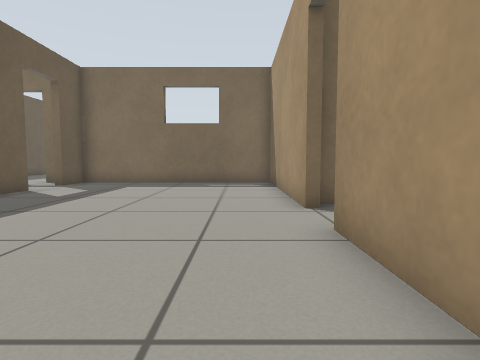
[1] (above)

19 first-person views from a walk through a robot-simulator world made for Gazebo. The camera is 0.5 m above the floor, tilts 4° down and sees 80° across. The floor is counted in squares, 0.5 m on a side. Each view is taken from the middle of a square. On the plan, view 1 faces up. The plan holds only what a view shows up to about 11 squares ahead; the rest is blank.

[2]
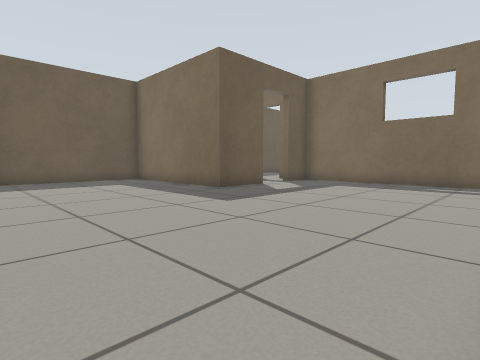

[3]
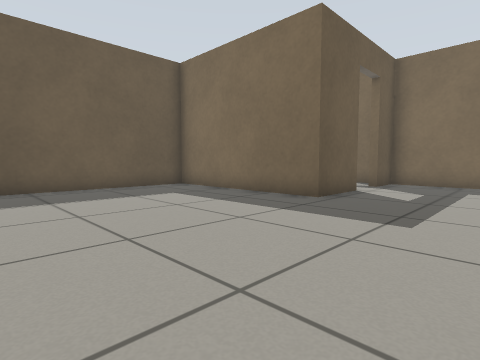

[4]
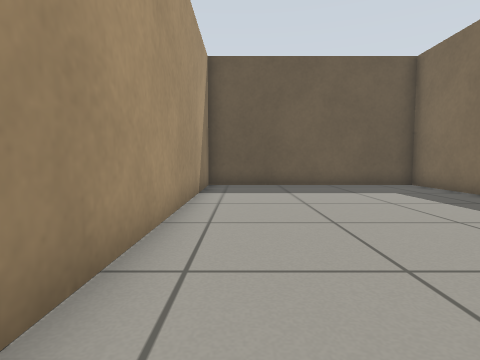

[5]
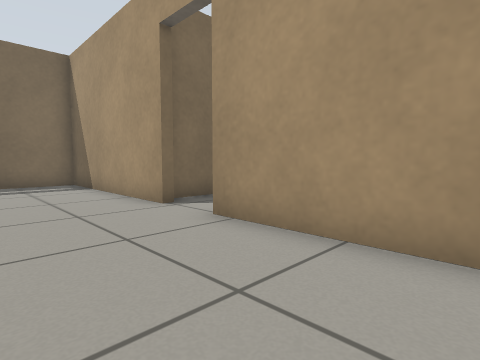

[6]
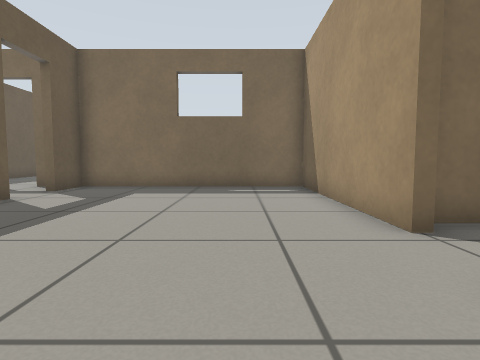

[7]
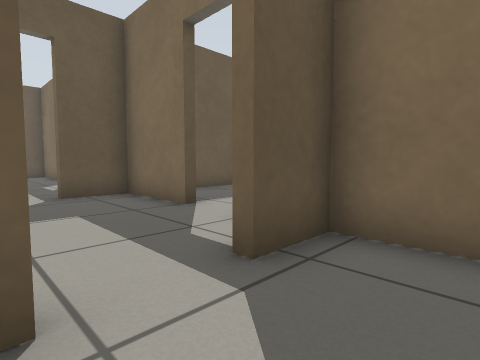

[8]
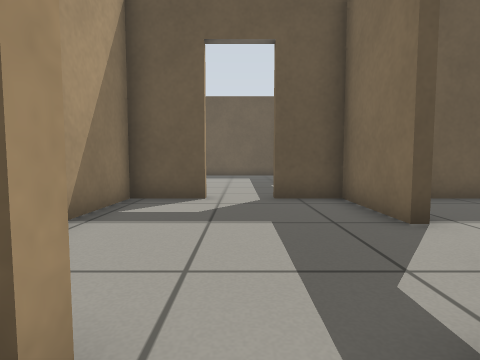

[9]
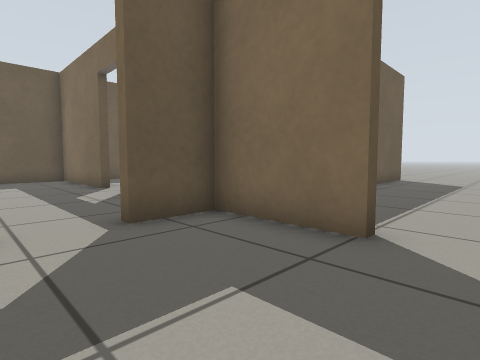

[10]
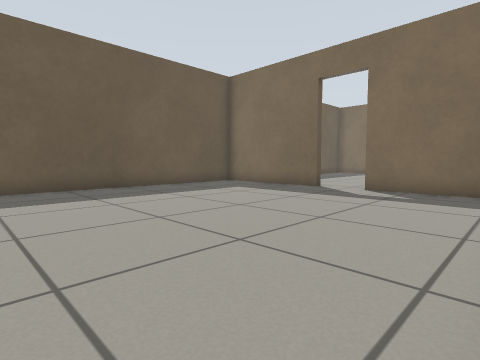

[11]
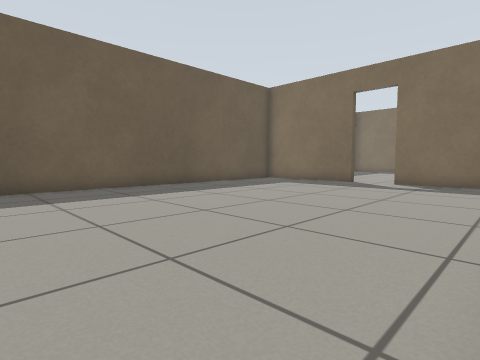

[12]
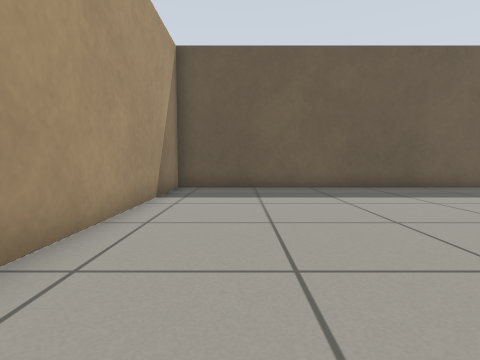

[13]
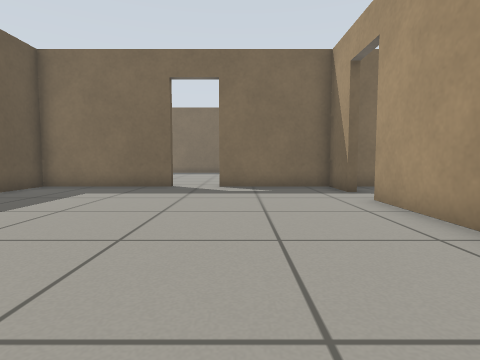

[14]
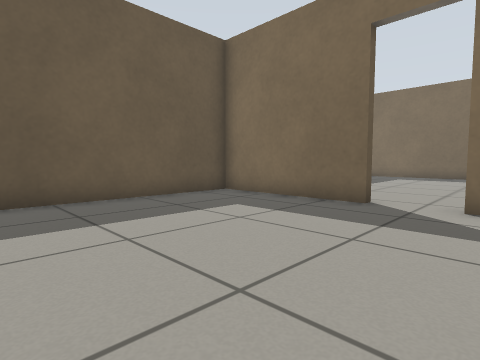

[15]
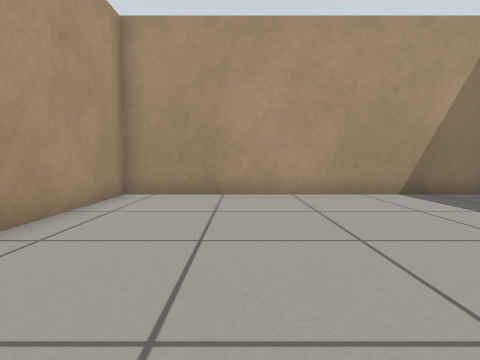

[16]
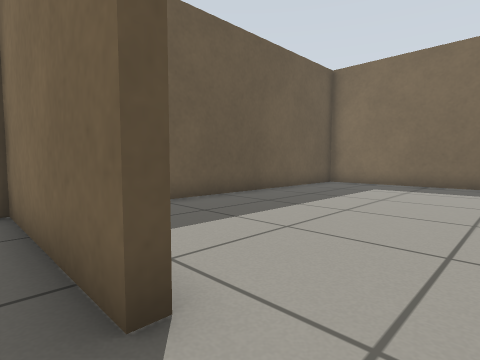

[17]
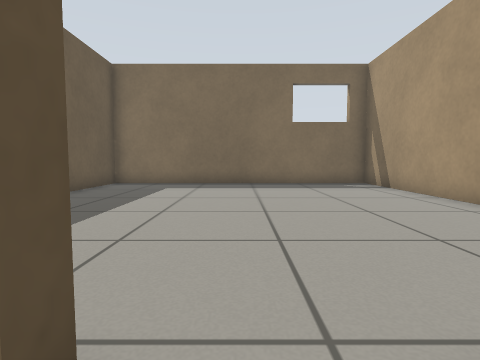

[18]
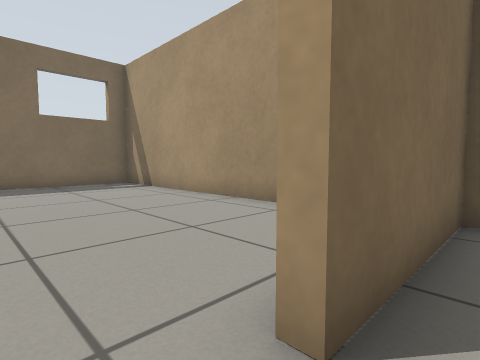

[19]
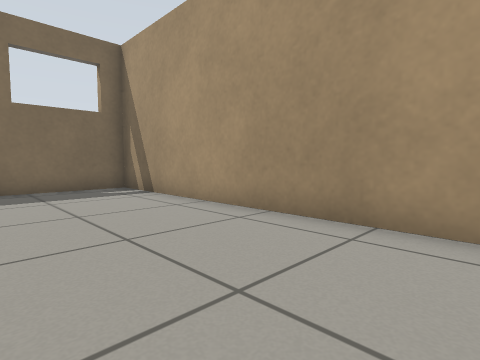

### Floor plan
Ten units are one square. View 1 is at (0, 0); x grows to the right and y downward. Boxes are objects, and circles mark ways between rooms. Rooms are numbered by the first view taken in them; rooms with no view inside come last. Other rooms are left out.
<svg viewBox="-248 -247 268 264">
<path fill="none" stroke="#000" d="M-69 -94 -69 -69 -133 -69M14 -59 14 -127 -69 -127 -69 -110M14 -3 14 -41M-133 -55 -133 -9M-131 12 -34 12M-104 -127 -133 -127 -133 -109M-133 -91 -133 -72 -106 -72M-136 -59 -136 -91M-195 -127 -243 -127 -243 12 -136 12 -136 -31M-136 -109 -136 -127 -179 -127M-243 -233 -243 -158M-136 -142 -136 -242 -216 -242"/>
<circle cx="-70" cy="-105" r="3" fill="#2a7"/>
<circle cx="-135" cy="-100" r="3" fill="#2a7"/>
<circle cx="-185" cy="-130" r="3" fill="#2a7"/>
<text x="-50" y="-50">1</text>
<text x="-100" y="-100">2</text>
<text x="-190" y="-60">3</text>
<text x="-190" y="-190">4</text>
</svg>
Room 1 opens to room 2. Room 2 opens to room 3. Room 3 opens to room 4.

Where each view was taken, in squares from view 1:
view 1: 0 up, 0 right, facing up
view 2: 0 up, 1 right, facing up-left
view 3: 0 up, 3 left, facing up-left
view 4: 0 up, 2 left, facing left
view 5: 0 up, 2 left, facing up-right
view 6: 2 up, 1 left, facing up
view 7: 9 up, 5 left, facing up-left
view 8: 10 up, 6 left, facing left
view 9: 9 up, 9 left, facing up-left
view 10: 3 up, 14 left, facing up-left
view 11: 0 up, 14 left, facing up-left
view 12: 1 up, 14 left, facing left
view 13: 2 up, 17 left, facing up
view 14: 6 up, 17 left, facing up-left
view 15: 7 up, 17 left, facing down
view 16: 12 up, 18 left, facing up-left
view 17: 12 up, 19 left, facing up
view 18: 12 up, 19 left, facing up-right
view 19: 14 up, 18 left, facing up-right
